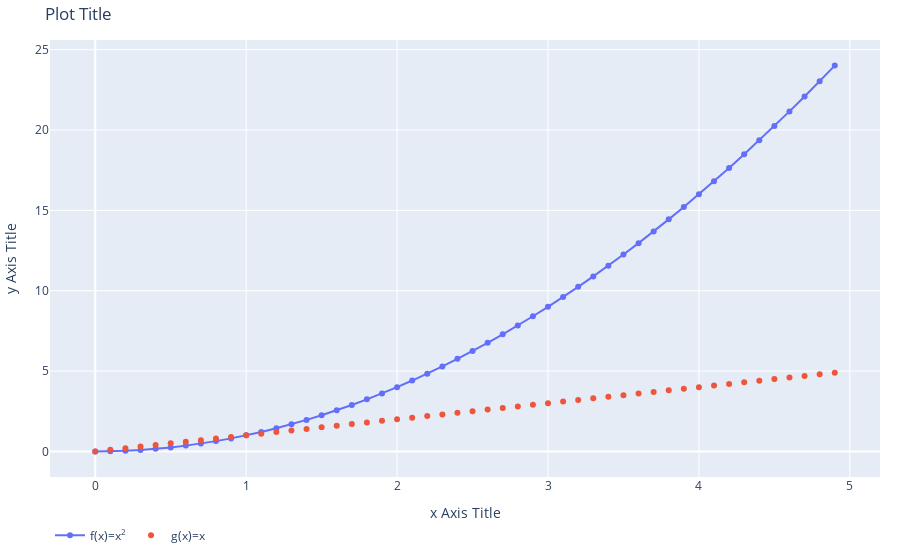

Write notebook code for a chart like this one.
### Code cell
fig = go.Figure()
fig.add_trace(go.Scatter(x=x, y=f(x), mode='lines+markers', name='f(x)=x<sup>2</sup>'))
fig.add_trace(go.Scatter(x=x, y=x, mode='markers', name='g(x)=x'))

fig.update_layout(legend_orientation="h")
fig.update_layout(margin=dict(l=10, r=20, t=40, b=10))
fig.update_layout(
    title="Plot Title",
    xaxis_title="x Axis Title",
    yaxis_title="y Axis Title",
)

fig.update_traces(hoverinfo="all", hovertemplate="x: %{x}<br> func: %{y}")

fig.show()

# задать свои значения отступам с помощью update_layout, у которого есть атрибут margin, 
# принимающий словарь из отступов:
# l — отступ слева
# r — отступ справа
# t — отступ сверху
# b — отступ снизу

### Figure 1 — Plotly figure (JSON) as saved in the notebook; plotly's stock layout.template omitted (floating-point values rounded to 4 significant figures)
{"data": [{"hoverinfo": "all", "hovertemplate": "x: %{x}<br> func: %{y}", "mode": "lines+markers", "name": "f(x)=x<sup>2</sup>", "type": "scatter", "x": [0, 0.1, 0.2, 0.3, 0.4, 0.5, 0.6, 0.7, 0.8, 0.9, 1, 1.1, 1.2, 1.3, 1.4, 1.5, 1.6, 1.7, 1.8, 1.9, 2, 2.1, 2.2, 2.3, 2.4, 2.5, 2.6, 2.7, 2.8, 2.9, 3, 3.1, 3.2, 3.3, 3.4, 3.5, 3.6, 3.7, 3.8, 3.9, 4, 4.1, 4.2, 4.3, 4.4, 4.5, 4.6, 4.7, 4.8, 4.9], "y": [0, 0.01, 0.04, 0.09, 0.16, 0.25, 0.36, 0.49, 0.64, 0.81, 1, 1.21, 1.44, 1.69, 1.96, 2.25, 2.56, 2.89, 3.24, 3.61, 4, 4.41, 4.84, 5.29, 5.76, 6.25, 6.76, 7.29, 7.84, 8.41, 9, 9.61, 10.24, 10.89, 11.56, 12.25, 12.96, 13.69, 14.44, 15.21, 16, 16.81, 17.64, 18.49, 19.36, 20.25, 21.16, 22.09, 23.04, 24.01]}, {"hoverinfo": "all", "hovertemplate": "x: %{x}<br> func: %{y}", "mode": "markers", "name": "g(x)=x", "type": "scatter", "x": [0, 0.1, 0.2, 0.3, 0.4, 0.5, 0.6, 0.7, 0.8, 0.9, 1, 1.1, 1.2, 1.3, 1.4, 1.5, 1.6, 1.7, 1.8, 1.9, 2, 2.1, 2.2, 2.3, 2.4, 2.5, 2.6, 2.7, 2.8, 2.9, 3, 3.1, 3.2, 3.3, 3.4, 3.5, 3.6, 3.7, 3.8, 3.9, 4, 4.1, 4.2, 4.3, 4.4, 4.5, 4.6, 4.7, 4.8, 4.9], "y": [0, 0.1, 0.2, 0.3, 0.4, 0.5, 0.6, 0.7, 0.8, 0.9, 1, 1.1, 1.2, 1.3, 1.4, 1.5, 1.6, 1.7, 1.8, 1.9, 2, 2.1, 2.2, 2.3, 2.4, 2.5, 2.6, 2.7, 2.8, 2.9, 3, 3.1, 3.2, 3.3, 3.4, 3.5, 3.6, 3.7, 3.8, 3.9, 4, 4.1, 4.2, 4.3, 4.4, 4.5, 4.6, 4.7, 4.8, 4.9]}], "layout": {"legend": {"orientation": "h"}, "margin": {"b": 10, "l": 10, "r": 20, "t": 40}, "title": {"text": "Plot Title"}, "xaxis": {"title": {"text": "x Axis Title"}}, "yaxis": {"title": {"text": "y Axis Title"}}}}
